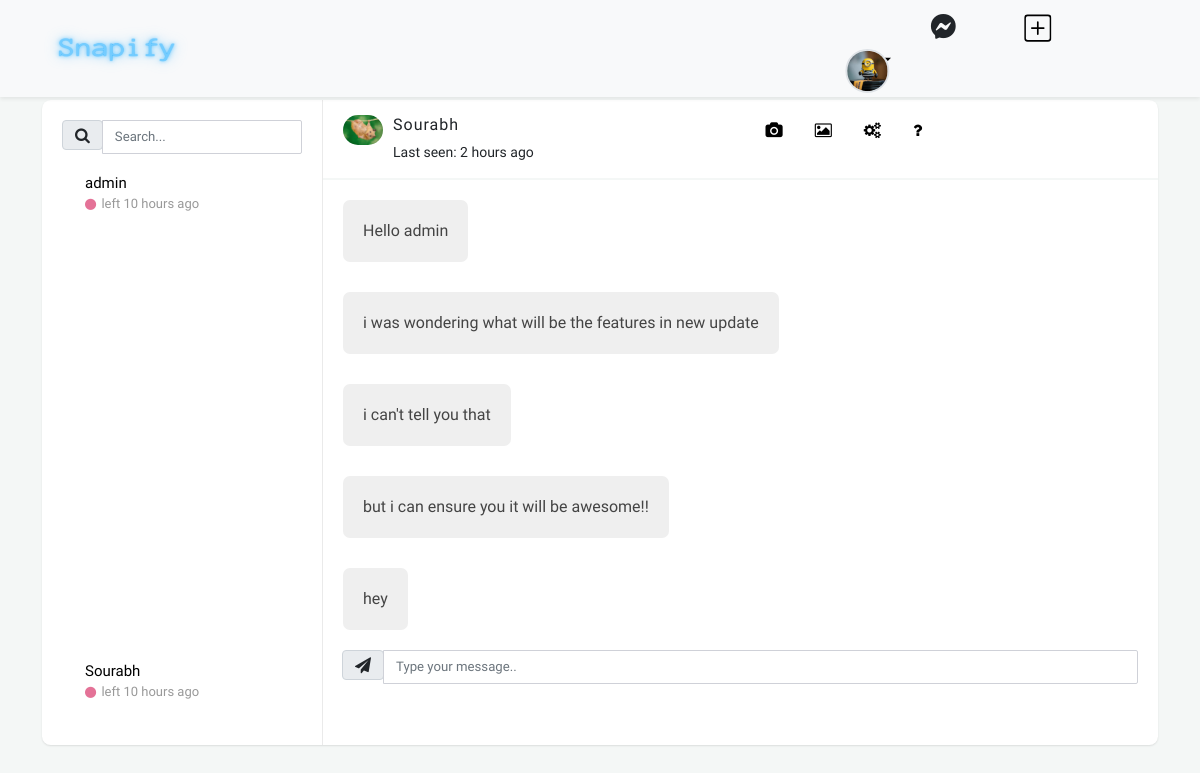
Screenshot of /chat/1/2 (signed in) with the database file from the repository.
### app/models.py (models this page shows, shortened)
class profile(models.Model):
    dp = models.ImageField(upload_to='dp', null=True, verbose_name='dp',default="/static/img/avatar7.png", blank = True, unique = True)
    user = models.ForeignKey(User, on_delete=models.CASCADE, null=True)
    bio = models.TextField(max_length=150, verbose_name='bio', null=True, blank=False)

class Message(models.Model):
    sender = models.ForeignKey(User, on_delete=models.CASCADE, related_name='sender')
    receiver = models.ForeignKey(User, on_delete=models.CASCADE, related_name='receiver', default=None)
    message = models.CharField(max_length=1200, default="")
    timestamp = models.DateTimeField(default=timezone.now)
    is_read = models.BooleanField(default=False)
    def __str__(self):
        return self.message
    class Meta:
        ordering = ('timestamp',)

### app/views.py (the view)
# urls.py: path('chat/<int:sender>/<int:receiver>', views.message_view, name='chat'),
def message_view(request, sender, receiver):
    if not request.user.is_authenticated:
        return redirect('/signin')
    if request.method == "GET":
        pro_ = profile.objects.get(user = receiver)
        pro = pro_.dp
        dp_ = profile.objects.get(id = request.user.id)
        dp = dp_.dp
        context = {'users': User.objects.exclude(username=request.user),
        'receiver': User.objects.get(id=receiver),
        'messages': Message.objects.filter(sender_id=sender, receiver_id=receiver)
         | Message.objects.filter(sender_id=receiver, receiver_id=sender),'person': User.objects.filter(id=receiver),
         'pro':pro,
         'dp':dp
        }
        return render(request, "messages.html", context)

### app/templates/messages.html (shortened to what this page needs)
{% extends 'direct.html' %}
{% block abc %}
<div class="col-lg-6 hidden-sm text-right">
    <a href="javascript:void(0);" class="btn btn-outline-secondary"><i class="fa fa-camera"></i></a>
    <a href="javascript:void(0);" class="btn btn-outline-primary"><i class="fa fa-image"></i></a>
    <a href="javascript:void(0);" class="btn btn-outline-info"><i class="fa fa-cogs"></i></a>
    <a href="javascript:void(0);" class="btn btn-outline-warning"><i class="fa fa-question"></i></a>
</div>
{% endblock abc %}
{% block messages %}
<div class="chat-history" style="border-bottom: none;">
    <ul class="m-b-0" style="margin-bottom: 0px;">
        {% for message in messages %}
        <li class="clearfix" style="overflow-x: hidden;">
        {% if message.sender == request.user %}
            <div class="message other-message float-right"> {{ message }} </div>
        {% else %}
            <div class="message my-message">{{ message }}</div>
        {% endif %}
        </li>
        {% endfor %}
    </ul>
</div>
{% endblock %}
{% block input %}
<div class="input-group-prepend">
    <span class="input-group-text"><i class="fa fa-send"></i></span>
</div>
<input id="id_message" name="message" type="text" placeholder="Type your message.." class="form-control">
{% endblock input %}

### app/templates/direct.html (shortened to what this page needs)
{% load static %}
<html lang="en">
<head>
    <link rel="stylesheet" href="{% static 'bootstrap/css/bootstrap.min.css' %}">
    <link rel="stylesheet" href="https://use.fontawesome.com/releases/v5.12.0/css/all.css">
    <link rel="stylesheet" href="https://cdnjs.cloudflare.com/ajax/libs/font-awesome/4.7.0/css/font-awesome.min.css">
    <link rel="stylesheet" href="https://cdnjs.cloudflare.com/ajax/libs/ionicons/2.0.1/css/ionicons.min.css">
    <link rel="stylesheet" href="https://maxcdn.icons8.com/fonts/line-awesome/1.1/css/line-awesome.min.css">
    <link rel="stylesheet" href="https://cdnjs.cloudflare.com/ajax/libs/simple-line-icons/2.4.1/css/simple-line-icons.min.css">
    <link rel="stylesheet" href="{% static 'fonts/fontawesome5-overrides.min.css' %}">
    <link rel="stylesheet" href="{% static 'css/styles.min.css' %}">
    <link rel="stylesheet" href="https://cdnjs.cloudflare.com/ajax/libs/Swiper/6.4.8/swiper-bundle.min.css">
    <link rel="stylesheet" href="{% static 'css/profile.css' %}">
    <link rel="stylesheet" href="{% static 'css/message.css' %}">
    <link href="https://maxcdn.bootstrapcdn.com/font-awesome/4.7.0/css/font-awesome.min.css" rel="stylesheet" />
</head>
<body>
    <nav class="navbar navbar-light navbar-expand-lg fixed-top shadow-sm" id="mainNav" style="border-color: transparent;border-bottom-color: var(--bs-red);background: var(--bs-light);">
        <div class="container"><a href="/"><img src="{% static 'img/Snapify (1).png' %}" style="width: 150px;height: 55px;" /></a>
            <div class="d-xxl-flex align-items-xxl-center" style="margin: 0px;padding: 0px;margin-right: 0px;transform: scale(0.80);"><a href="/" style=""></a><i class="fab fa-facebook-messenger d-xxl-flex align-items-xxl-center" style="margin-right: 100px;transform: scale(2);"></i><a href="/post"></a>
                <div class="dropdown" style="margin-right: 50px">
                  <a class="dropdown-toggle" href="#" role="button" id="dropdownMenuLink" data-bs-toggle="dropdown" aria-expanded="false">
                   <img class="border rounded-circle d-xxl-flex align-items-xxl-center" style="width: 25px;height: 25px;transform: scale(2.20);margin-right: 0;margin-top: 26px;padding-bottom: 0px;" src="/media/{{dp}}">
                  </a>
                </div>
            </div>
        </div>
    </nav>
<div class="container" style="max-height:646px;">
<div class="row clearfix" style="margin-top: 100px">
    <div class="col-lg-12">
        <div class="card chat-app" style="height:645px;margin-bottom:0px;">
            <div id="plist" class="people-list">
                <div class="input-group">
                    <div class="input-group-prepend">
                        <span class="input-group-text"><i class="fa fa-search"></i></span>
                    </div>
                    <input type="text" class="form-control" placeholder="Search...">
                </div>
                {% for user in users %}
                <ul class="list-unstyled chat-list mt-2 mb-0">
                <a href="{% url 'chat' request.user.id user.id %}" id="user{{ user.id }}">
                    <li class="clearfix">
                        <div class="about">
                            <div class="name">{{ user.username }}</div>
                            <div class="status"> <i class="fa fa-circle offline"></i> left 10 hours ago </div>
                        </div>
                    </li>
                </a>
                </ul>
                {% endfor %}
            </div>
            <div class="chat" style="height: 645px; overflow-y: auto;">
                <div class="chat-header clearfix">
                    <div class="row">
                        <div class="col-lg-6">
                            <a href="javascript:void(0);" data-toggle="modal" data-target="#view_info">
                                {% if pro is not None %}
                                <img src="/media/{{pro}}" alt="dp">
                                {% endif %}
                            </a>
                            <div class="chat-about">
                                {% for user in person %}
                                <h6 class="m-b-0">{{ user.username }}</h6>
                                <small>Last seen: 2 hours ago</small>
                                {% endfor %}
                            </div>
                        </div>
                        {% block abc %}
                        {% endblock abc %}
                    </div>
                </div>
                    <div id="board">
                        {% block messages %}
                        {% endblock %}
                    </div>
                <form id="chat-box" class="form-group {% block hide %}hide{% endblock %}" method="post">
                <div class="chat-message clearfix">
                        <div class="input-group mb-0 ">
                        {% block input %}
                        {% endblock input %}
                    </div>
                </div>
            </form>
            </div>
        </div>
    </div>
</div>
</div>
</body>
</html>

### app/static/css/profile.css (style rules this page uses)
.form-control { border: 1px solid #cfd1d8; -webkit-border-radius: 2px; -moz-border-radius: 2px; border-radius: 2px; font-size: .825rem; background: #ffffff; color: #2e323c; }
.card { background: #ffffff; -webkit-border-radius: 5px; -moz-border-radius: 5px; border-radius: 5px; border: 0; margin-bottom: 1rem; }
a:link, a:visited, u { color:black; text-decoration: none; }

### app/static/css/message.css (style rules this page uses)
body { background-color: #f4f7f6; margin-top:20px; }
.card { background: #fff; transition: .5s; border: 0; margin-bottom: 30px; border-radius: .55rem; position: relative; width: 100%; box-shadow: 0 1px 2px 0 rgb(0 0 0 / 10%); }
.chat-app .people-list { width: 280px; position: absolute; left: 0; top: 0; padding: 20px; z-index: 7; }
.chat-app .chat { margin-left: 280px; border-left: 1px solid #eaeaea; }
.people-list { -moz-transition: .5s; -o-transition: .5s; -webkit-transition: .5s; transition: .5s; }
.people-list .chat-list li { padding: 10px 15px; list-style: none; border-radius: 3px; overflow: auto; }
.people-list .chat-list li .name { font-size: 15px }
.people-list .about { float: left; padding-left: 8px }
.people-list .status { color: #999; font-size: 13px }
.chat .chat-header { padding: 15px 20px; border-bottom: 2px solid #f4f7f6 }
.chat .chat-header img { float: left; border-radius: 40px; width: 40px }
.chat .chat-header .chat-about { float: left; padding-left: 10px }
.chat .chat-history { padding: 20px; border-bottom: 2px solid #fff; }
.chat .chat-history ul { padding: 0; }
.chat .chat-history ul li { list-style: none; margin-bottom: 30px; }
.chat .chat-history .message { color: #444; padding: 18px 20px; line-height: 26px; font-size: 16px; border-radius: 7px; display: inline-block; position: relative }
.chat .chat-history .message:after { bottom: 100%; left: 7%; border: solid transparent; content: " "; height: 0; width: 0; position: absolute; pointer-events: none; border-bottom-color: #fff; border-width: 10px; margin-left: -10px }
.chat .chat-history .my-message { background: #efefef }
.chat .chat-history .my-message:after { bottom: 100%; left: 30px; border: solid transparent; content: " "; height: 0; width: 0; position: absolute; pointer-events: none; border-bottom-color: #efefef; border-width: 10px; margin-left: -10px }
.chat .chat-message { padding: 20px }
.online, .offline, .me { margin-right: 2px; font-size: 8px; vertical-align: middle }
.offline { color: #e47297 }
.clearfix:after { visibility: hidden; display: block; font-size: 0; content: " "; clear: both; height: 0 }
@media only screen and (min-device-width: 768px) and (max-device-width: 1024px) and (orientation: landscape) and (-webkit-min-device-pixel-ratio: 1) { .chat-app .chat-list { height: 480px; overflow-x: auto } }
@media only screen and (min-device-width: 768px) and (max-device-width: 1024px) and (orientation: landscape) and (-webkit-min-device-pixel-ratio: 1) { .chat-app .chat-history { height: calc(100vh - 350px); overflow-x: auto } }

### rows the page displays
profile: dp (picture)
profile: dp (picture)
Message: message "Hello admin"
Message: message "i was wondering what will be the features in new update"
Message: message "i can't tell you that"
Message: message "but i can ensure you it will be awesome!!"
Message: message "hey"

### other values shown
{{ user.username }} "admin"
{{ user.username }} "Sourabh"
